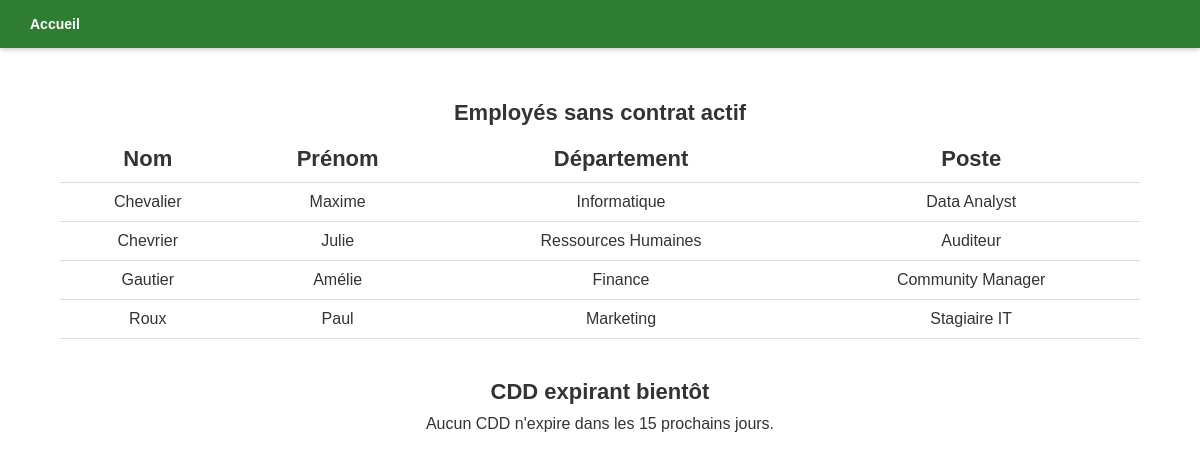
Screenshot of /suiviContrat.php with the database file from the repository.
### tables this page shows
create table EMPLOYE(
    matricule_emp char(5) not null,
    nom_emp varchar(50) not null,
    prenom_emp varchar(50)not null,
    date_naiss date not null,
    date_embauche date not null,
    email varchar(100) not null unique check (email like '%@%.%'),
    telephone varchar(20) not null unique,
    code_dept char(5) not null,
    code_poste char(5) not null,
    
    constraint pk_employe primary key (matricule_emp),
    constraint fk_employe_poste_code_poste foreign key (code_poste) references POSTE(code_poste)
);

create table DEPARTEMENT(
    code_dept char(5) not null,
    nom_dept varchar(50) not null,
    matricule_emp char(5) default null,
    budget_annuel decimal(15,2) not null check (budget_annuel >= 0),

    constraint pk_departement primary key (code_dept)
);

create table POSTE(
    code_poste char(5) not null,
    intitule varchar(50) not null,
    salaire_base decimal(15,2) not null check (salaire_base >= 0),
    niv_resp varchar(20) not null,

    constraint pk_poste primary key (code_poste)
);

### suiviContrat.php (the view, shortened to what this page needs)
<?php
include "./header.php";
require_once "config/database.php";
function getContratsExpireSoon()
{
    global $pdo;
    try {
        $sql = "SELECT
                    e.matricule_emp,
                    e.nom_emp,
                    e.prenom_emp,
                    c.type_contrat,
                    c.date_fin_contrat,
                    DATEDIFF(c.date_fin_contrat, CURDATE()) AS jours_restants
                FROM CONTRAT c
                JOIN EMPLOYE e ON c.matricule_emp = e.matricule_emp
                WHERE c.type_contrat     = 'CDD'
                  AND c.est_actif        = TRUE
                  AND c.date_fin_contrat >= CURDATE()
                  AND c.date_fin_contrat <= DATE_ADD(CURDATE(), INTERVAL 15 DAY)
                ORDER BY c.date_fin_contrat ASC";
        $stmt = $pdo->prepare($sql);
        $stmt->execute();
        return $stmt->fetchAll(PDO::FETCH_ASSOC);
    } catch (Exception $e) {
        return ["erreur" => $e->getMessage()];
    }
}
function getEmployeSansContratActif()
{
    global $pdo;
    try {
        $sql = "SELECT
                    e.matricule_emp,
                    e.nom_emp,
                    e.prenom_emp,
                    d.nom_dept,
                    p.intitule AS poste
                FROM EMPLOYE e
                JOIN DEPARTEMENT d ON e.code_dept  = d.code_dept
                JOIN POSTE p       ON e.code_poste = p.code_poste
                LEFT JOIN CONTRAT c ON e.matricule_emp = c.matricule_emp
                    AND c.est_actif = TRUE
                WHERE c.id_contrat IS NULL
                ORDER BY e.nom_emp ASC";
        $stmt = $pdo->prepare($sql);
        $stmt->execute();
        return $stmt->fetchAll(PDO::FETCH_ASSOC);
    } catch (Exception $e) {
        return ["erreur" => $e->getMessage()];
    }
}
function displayContratsExpireSoon()
{
    $contrats = getContratsExpireSoon();
    ?>
<h3>CDD expirant bientôt</h3>
<?php if (empty($contrats)): ?>
<p>Aucun CDD n'expire dans les 15 prochains jours.</p>
<?php endif;
}
function displayEmployesSansContratActif()
{
    $employes = getEmployeSansContratActif();
    ?>
<h3>Employés sans contrat actif</h3>
<?php if (empty($employes)): ?>
<p>Tous les employés ont un contrat actif.</p>
<?php else: ?>
<table>
    <tr>
        <th>Nom</th>
        <th>Prénom</th>
        <th>Département</th>
        <th>Poste</th>
    </tr>
    <?php foreach ($employes as $e): ?>
    <tr>
        <td><?= htmlspecialchars($e['nom_emp']) ?>
        </td>
        <td><?= htmlspecialchars($e['prenom_emp']) ?>
        </td>
        <td><?= htmlspecialchars($e['nom_dept']) ?>
        </td>
        <td><?= htmlspecialchars($e['poste']) ?>
        </td>
    </tr>
    <?php endforeach; ?>
</table>
<?php endif;
}
displayEmployesSansContratActif();
displayContratsExpireSoon();
?>

### style.css (style rules this page uses)
* { margin: 0; padding: 0; box-sizing: border-box; }
body { font-family: Arial, sans-serif; background-color: #ffffff; color: #333; padding-top: 70px; }

### suiviContrat.php (style rules this page uses)
h3 { text-align: center; margin-top: 30px; margin-bottom: 10px; font-weight: normal; }
table { width: 90%; margin: 0 auto 40px auto; border-collapse: collapse; }
th, td { padding: 10px; text-align: center; border-bottom: 1px solid #ddd; }
th, h3 { font-weight: 700; font-size: 22px; }
p { text-align: center; margin-bottom: 20px; }

### rows the page displays
employe: nom_emp "Chevalier", prenom_emp "Maxime", code_dept.nom_dept "Informatique", code_poste.intitule "Data Analyst"
employe: nom_emp "Chevrier", prenom_emp "Julie", code_dept.nom_dept "Ressources Humaines", code_poste.intitule "Auditeur"
employe: nom_emp "Gautier", prenom_emp "Amélie", code_dept.nom_dept "Finance", code_poste.intitule "Community Manager"
employe: nom_emp "Roux", prenom_emp "Paul", code_dept.nom_dept "Marketing", code_poste.intitule "Stagiaire IT"
